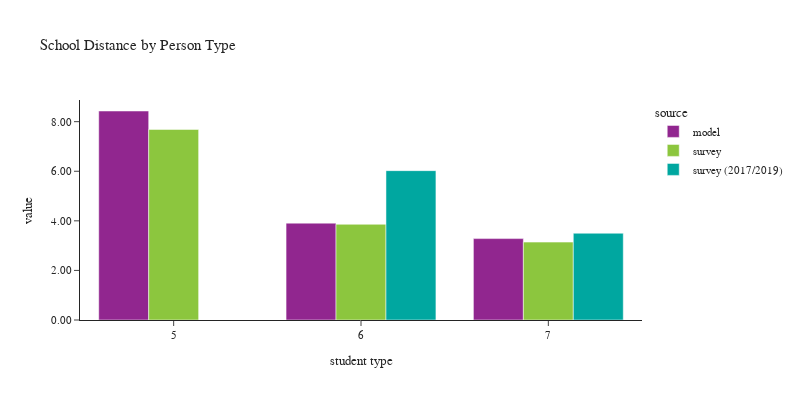

Notebook code cell kept with this figure:
### Code cell
plot_school_location(df_students[df_students['pptyp'].isin([5,6,7])], 
                     'pptyp', 'Person Type', 'student type')

### Figure 1 — Plotly figure (JSON) as saved in the notebook; plotly's stock layout.template omitted (floating-point values rounded to 4 significant figures)
{"data": [{"alignmentgroup": "True", "customdata": [[162223], [127383], [534394]], "hovertemplate": "source=model<br>pptyp=%{x}<br>value=%{y}<br>sample count=%{customdata[0]}<extra></extra>", "legendgroup": "model", "marker": {"color": "#91268F", "pattern": {"shape": ""}}, "name": "model", "offsetgroup": "model", "orientation": "v", "showlegend": true, "textposition": "auto", "type": "bar", "x": [5, 6, 7], "xaxis": "x", "y": [8.431, 3.907, 3.284], "yaxis": "y"}, {"alignmentgroup": "True", "customdata": [[145], [110], [515]], "hovertemplate": "source=survey<br>pptyp=%{x}<br>value=%{y}<br>sample count=%{customdata[0]}<extra></extra>", "legendgroup": "survey", "marker": {"color": "#8CC63E", "pattern": {"shape": ""}}, "name": "survey", "offsetgroup": "survey", "orientation": "v", "showlegend": true, "textposition": "auto", "type": "bar", "x": [5, 6, 7], "xaxis": "x", "y": [7.687, 3.861, 3.142], "yaxis": "y"}, {"alignmentgroup": "True", "customdata": [[81], [370]], "hovertemplate": "source=survey (2017/2019)<br>pptyp=%{x}<br>value=%{y}<br>sample count=%{customdata[0]}<extra></extra>", "legendgroup": "survey (2017/2019)", "marker": {"color": "#00A7A0", "pattern": {"shape": ""}}, "name": "survey (2017/2019)", "offsetgroup": "survey (2017/2019)", "orientation": "v", "showlegend": true, "textposition": "auto", "type": "bar", "x": [6, 7], "xaxis": "x", "y": [6.025, 3.501], "yaxis": "y"}], "layout": {"barmode": "group", "font": {"size": 11}, "height": 400, "legend": {"title": {"text": "source"}, "tracegroupgap": 0}, "title": {"text": "School Distance by Person Type"}, "width": 800, "xaxis": {"anchor": "y", "domain": [0.0, 1.0], "title": {"text": "student type"}}, "yaxis": {"anchor": "x", "domain": [0.0, 1.0], "tickformat": ".2f", "title": {"text": "value"}}}}
